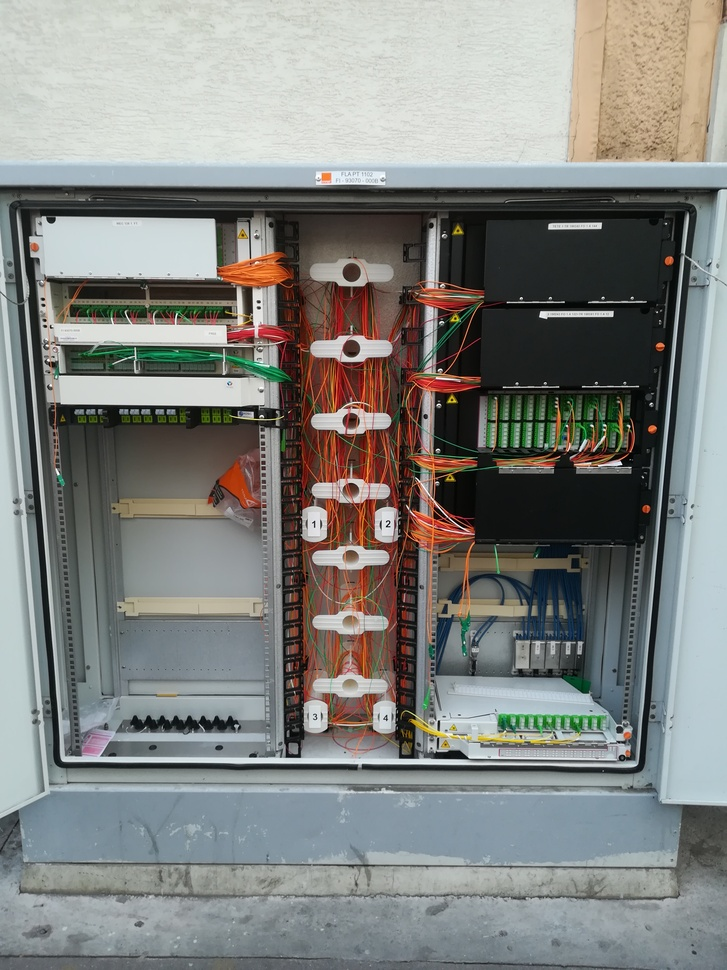
#> input picture Image_processing/data/pmz1.jpg, 727 x 970 px, shrunk from 2976 x 3968 before the run
$ jupyter execute --allow-errors colors_predict.ipynb   (text cells are left out)
#> lines starting #> are read from the running program, lines starting #| are printed output that depends on the picture; after the words box and inside, x2 and y2 are one past the last pixel; in counts of white or black regions, pixels touching at a corner belong together; long printed decimals are rounded; pictures that were not available may be replaced by others from this repository, and a replacement may not be noted
[cell 1]
import matplotlib.pyplot as plt
import pandas as pd
import numpy as np
import PIL

[cell 2]
PIL.__version__

[cell 3]
pmz = plt.imread('data/pmz1.jpg')
#> pmz is the input picture: shape (970, 727, 3); mean R, G, B 129.5, 131, 127.8
pmz.shape
#> Out = (970, 727, 3)

[cell 4]
fil_img = plt.imread('data/couleur_fil.jpg')
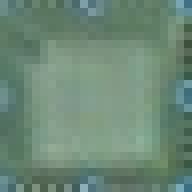
#> input picture Image_processing/data/bouchon1.jpg, 24 x 24 px, shrunk from 99 x 99 before the run, given in place of couleur_fil.jpg, which was not available (shown 8 times larger)
#> fil_img is the input picture: shape (24, 24, 3); mean R, G, B 108.5, 136.4, 118.7
fil_img.shape
#> Out = (24, 24, 3)

#> (a cell that did not finish here is left out)

[cell 6]
r = []
g = []
b = []
for line in fil_img:
    for pixel in line:
        temp_r, temp_g, temp_b = pixel
        r.append(temp_r)
        g.append(temp_g)
        b.append(temp_b)
#> this loop made 24 passes
#> after the loop, b = 576 values, max 185 at index 562, min 60 at index 143, mean 118.7; g = 576 values, max 176 at index 425, min 79 at index 143, mean 136.4; r = 576 values, max 147 at index 438, min 56 at index 239, mean 108.5

[cell 7]
from mpl_toolkits.mplot3d import Axes3D

[cell 8]
fig = plt.figure()
ax = Axes3D(fig)
ax.scatter(r, g, b)
plt.show()

[cell 9]
df = pd.DataFrame({'red': r,'blue': b,'green': g})
#> df = table of 576 rows and 3 columns

[cell 10]
from scipy.cluster.vq import whiten

[cell 11]
df['scaled_red'] = whiten(df['red'])
df['scaled_blue'] = whiten(df['blue'])
df['scaled_green'] = whiten(df['green'])
df.sample(n = 10)
#> Out = table of 10 rows and 6 columns

[cell 12]
from scipy.cluster.vq import kmeans

[cell 13]
cluster_centers, distortion = kmeans(df[['scaled_red', 'scaled_green', 'scaled_blue']], 2)
#> cluster_centers = [[4.66, 6.45, 5.54], [6.41, 8.21, 7.21]]; distortion = 0.706

[cell 14]
print(cluster_centers)
#| [[4.659 6.447 5.536]
#|  [6.410  8.206 7.205]]

[cell 15]
colors = []

r_std, g_std, b_std = df[['red', 'green', 'blue']].std()
#> r_std = 19.66; g_std = 18.67; b_std = 18.69

for cluster_center in cluster_centers:
    scaled_r, scaled_g, scaled_b = cluster_center
    colors.append((
    scaled_r * r_std / 255,
    scaled_g * g_std / 255,
    scaled_b * b_std / 255))
#> this loop made 2 passes
#> after the loop, colors = [(0.359, 0.472, 0.406), (0.494, 0.601, 0.528)]

plt.imshow([colors])
plt.show()
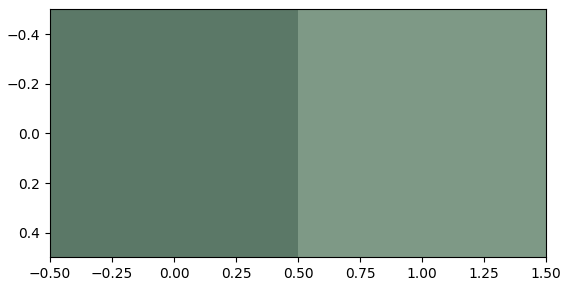
#> figure drawn by matplotlib, 1 panel

[cell 16]
import cv2 as cv
import math

[cell 17]
fil_2 = cv.cvtColor(fil_img,cv.COLOR_BGR2RGB)

plt.imshow(fil_2)

[cell 18]
red,green,blue = cv.split(fil_2)
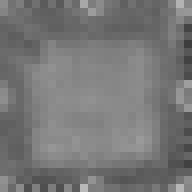
#> red: shape (24, 24) (shown 8 times larger); min 60, max 185, mean 118.7
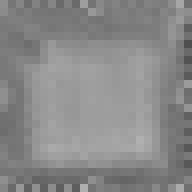
#> green: shape (24, 24) (shown 8 times larger); min 79, max 176, mean 136.4
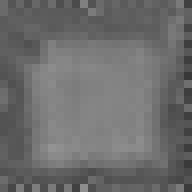
#> blue: shape (24, 24) (shown 8 times larger); min 56, max 147, mean 108.5

plt.figure(figsize=(12,4))

plt.subplot(131)
plt.imshow(red)

plt.subplot(132)
plt.imshow(green)

plt.subplot(133)
plt.imshow(blue)

[cell 19]
hsv = cv.cvtColor(fil_2,cv.COLOR_BGR2HSV)
#> hsv: shape (24, 24, 3); mean H, S, V 69.9, 53.9, 136.8

hue,sat,val = cv.split(hsv)
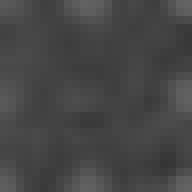
#> hue: shape (24, 24) (shown 8 times larger); min 53, max 99, mean 69.9
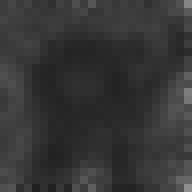
#> sat: shape (24, 24) (shown 8 times larger); min 32, max 142, mean 53.9

[cell 20]
plt.figure(figsize=(12,4))

plt.subplot(131)
plt.imshow(hue,cmap=plt.get_cmap('gray'))

plt.subplot(132)
plt.imshow(sat,cmap=plt.get_cmap('gray'))

plt.subplot(133)
plt.imshow(val,cmap=plt.get_cmap('gray'))

[cell 21]
seuil=70.0

ret ,seg_red = cv.threshold(red,seuil,255.0,cv.THRESH_BINARY_INV)
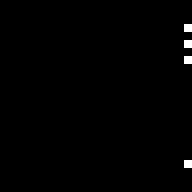
#> seg_red: shape (24, 24) (shown 8 times larger); 0.69% white in thin lines or dots, all inside (x1, y1, x2, y2) = (23, 3, 24, 21)
#> ret = 70

plt.figure(figsize=(10,10))
plt.imshow(seg_red,cmap=plt.get_cmap('gray'))
